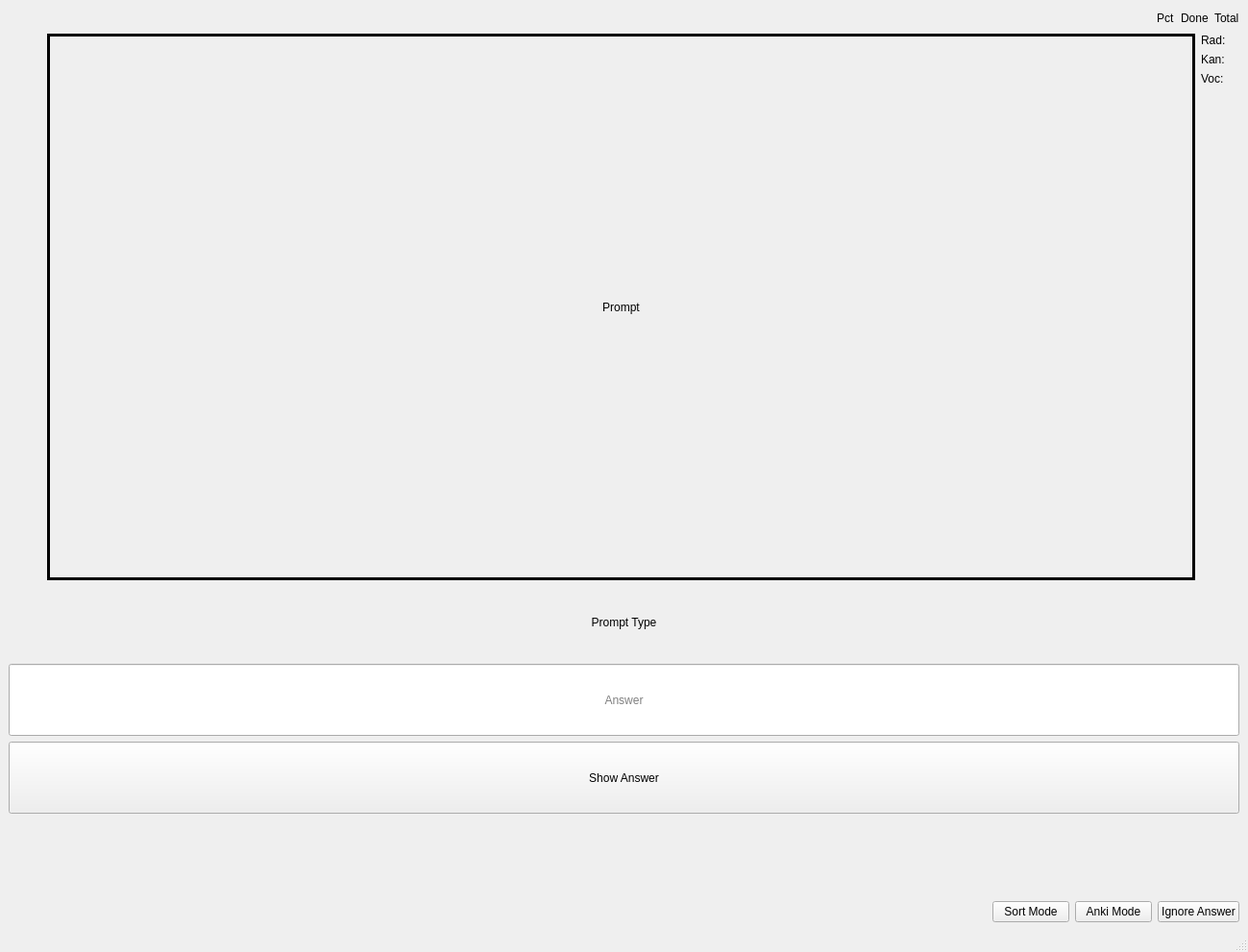
<?xml version="1.0" encoding="UTF-8"?>
<ui version="4.0">
 <class>MainWindow</class>
 <widget class="QMainWindow" name="MainWindow">
  <property name="geometry">
   <rect>
    <x>0</x>
    <y>0</y>
    <width>1299</width>
    <height>991</height>
   </rect>
  </property>
  <property name="windowTitle">
   <string>MainWindow</string>
  </property>
  <widget class="QWidget" name="centralwidget">
   <layout class="QVBoxLayout" name="verticalLayout_2">
    <item>
     <layout class="QHBoxLayout" name="horizontalLayout_2">
      <item>
       <spacer name="horizontalSpacer_3">
        <property name="orientation">
         <enum>Qt::Horizontal</enum>
        </property>
        <property name="sizeHint" stdset="0">
         <size>
          <width>40</width>
          <height>20</height>
         </size>
        </property>
       </spacer>
      </item>
      <item>
       <widget class="QLabel" name="percentCorrect">
        <property name="text">
         <string>Pct</string>
        </property>
       </widget>
      </item>
      <item>
       <widget class="QLabel" name="totalDone">
        <property name="text">
         <string>Done</string>
        </property>
       </widget>
      </item>
      <item>
       <widget class="QLabel" name="totalToDo">
        <property name="text">
         <string>Total</string>
        </property>
       </widget>
      </item>
     </layout>
    </item>
    <item>
     <layout class="QVBoxLayout" name="verticalLayout">
      <item>
       <layout class="QHBoxLayout" name="horizontalLayout">
        <item>
         <spacer name="horizontalSpacer_2">
          <property name="orientation">
           <enum>Qt::Horizontal</enum>
          </property>
          <property name="sizeType">
           <enum>QSizePolicy::Fixed</enum>
          </property>
          <property name="sizeHint" stdset="0">
           <size>
            <width>40</width>
            <height>20</height>
           </size>
          </property>
         </spacer>
        </item>
        <item>
         <widget class="QLabel" name="promptLabel">
          <property name="sizePolicy">
           <sizepolicy hsizetype="Expanding" vsizetype="Preferred">
            <horstretch>0</horstretch>
            <verstretch>0</verstretch>
           </sizepolicy>
          </property>
          <property name="minimumSize">
           <size>
            <width>300</width>
            <height>0</height>
           </size>
          </property>
          <property name="frameShape">
           <enum>QFrame::Box</enum>
          </property>
          <property name="lineWidth">
           <number>3</number>
          </property>
          <property name="text">
           <string>Prompt</string>
          </property>
          <property name="alignment">
           <set>Qt::AlignCenter</set>
          </property>
         </widget>
        </item>
        <item>
         <layout class="QVBoxLayout" name="verticalLayout_3">
          <item>
           <widget class="QLabel" name="radicalCountToDo">
            <property name="sizePolicy">
             <sizepolicy hsizetype="Fixed" vsizetype="Preferred">
              <horstretch>0</horstretch>
              <verstretch>0</verstretch>
             </sizepolicy>
            </property>
            <property name="minimumSize">
             <size>
              <width>40</width>
              <height>0</height>
             </size>
            </property>
            <property name="text">
             <string>Rad: </string>
            </property>
           </widget>
          </item>
          <item>
           <widget class="QLabel" name="kanjiCountToDo">
            <property name="sizePolicy">
             <sizepolicy hsizetype="Fixed" vsizetype="Preferred">
              <horstretch>0</horstretch>
              <verstretch>0</verstretch>
             </sizepolicy>
            </property>
            <property name="minimumSize">
             <size>
              <width>40</width>
              <height>0</height>
             </size>
            </property>
            <property name="text">
             <string>Kan:</string>
            </property>
           </widget>
          </item>
          <item>
           <widget class="QLabel" name="vocabularyCountToDo">
            <property name="sizePolicy">
             <sizepolicy hsizetype="Fixed" vsizetype="Preferred">
              <horstretch>0</horstretch>
              <verstretch>0</verstretch>
             </sizepolicy>
            </property>
            <property name="minimumSize">
             <size>
              <width>40</width>
              <height>0</height>
             </size>
            </property>
            <property name="text">
             <string>Voc:</string>
            </property>
           </widget>
          </item>
          <item>
           <spacer name="verticalSpacer">
            <property name="orientation">
             <enum>Qt::Vertical</enum>
            </property>
            <property name="sizeHint" stdset="0">
             <size>
              <width>20</width>
              <height>40</height>
             </size>
            </property>
           </spacer>
          </item>
         </layout>
        </item>
       </layout>
      </item>
     </layout>
    </item>
    <item>
     <widget class="QLabel" name="promptType">
      <property name="minimumSize">
       <size>
        <width>0</width>
        <height>75</height>
       </size>
      </property>
      <property name="text">
       <string>Prompt Type</string>
      </property>
      <property name="alignment">
       <set>Qt::AlignCenter</set>
      </property>
     </widget>
    </item>
    <item>
     <widget class="QLineEdit" name="answerBox">
      <property name="minimumSize">
       <size>
        <width>0</width>
        <height>75</height>
       </size>
      </property>
      <property name="alignment">
       <set>Qt::AlignCenter</set>
      </property>
      <property name="placeholderText">
       <string>Answer</string>
      </property>
     </widget>
    </item>
    <item>
     <widget class="QPushButton" name="showAnswer">
      <property name="minimumSize">
       <size>
        <width>0</width>
        <height>75</height>
       </size>
      </property>
      <property name="text">
       <string>Show Answer</string>
      </property>
     </widget>
    </item>
    <item>
     <layout class="QHBoxLayout" name="horizontalLayout_4"/>
    </item>
    <item>
     <spacer name="horizontalSpacer_4">
      <property name="orientation">
       <enum>Qt::Vertical</enum>
      </property>
      <property name="sizeType">
       <enum>QSizePolicy::Preferred</enum>
      </property>
      <property name="sizeHint" stdset="0">
       <size>
        <width>20</width>
        <height>85</height>
       </size>
      </property>
     </spacer>
    </item>
    <item>
     <layout class="QHBoxLayout" name="horizontalLayout_3">
      <item>
       <spacer name="horizontalSpacer_5">
        <property name="orientation">
         <enum>Qt::Horizontal</enum>
        </property>
        <property name="sizeHint" stdset="0">
         <size>
          <width>40</width>
          <height>20</height>
         </size>
        </property>
       </spacer>
      </item>
      <item>
       <widget class="QPushButton" name="sortMode">
        <property name="text">
         <string>Sort Mode</string>
        </property>
       </widget>
      </item>
      <item>
       <widget class="QPushButton" name="reviewMode">
        <property name="text">
         <string>Anki Mode</string>
        </property>
       </widget>
      </item>
      <item>
       <widget class="QPushButton" name="ignoreAnswer">
        <property name="text">
         <string>Ignore Answer</string>
        </property>
       </widget>
      </item>
     </layout>
    </item>
   </layout>
  </widget>
  <widget class="QMenuBar" name="menubar">
   <property name="geometry">
    <rect>
     <x>0</x>
     <y>0</y>
     <width>1299</width>
     <height>24</height>
    </rect>
   </property>
  </widget>
  <widget class="QStatusBar" name="statusbar"/>
 </widget>
 <resources/>
 <connections/>
</ui>
